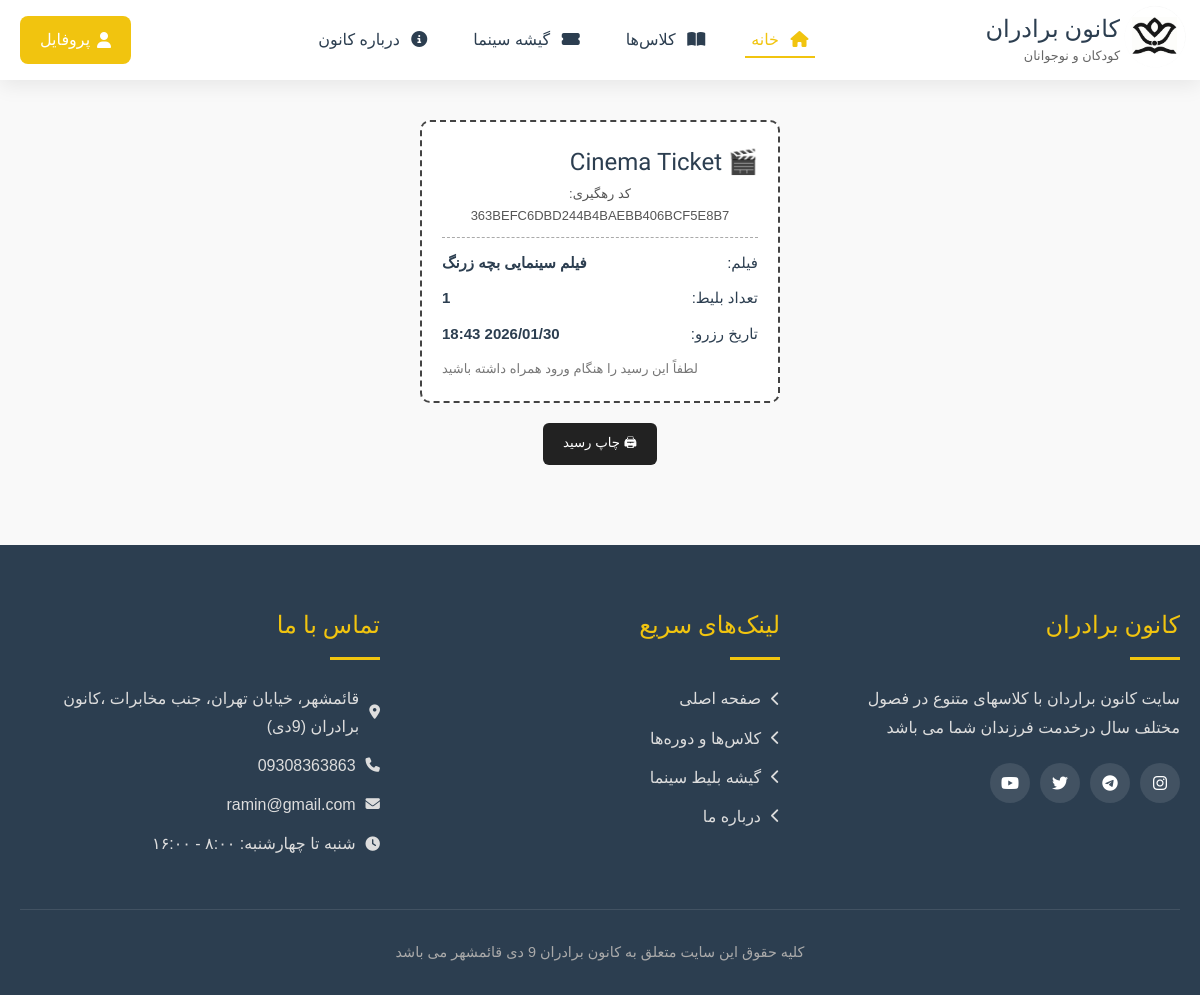
The app's page /cinema/reserve/receipt/363BEFC6DBD244B4BAEBB406BCF5E8B7/ (signed in) with its own data.
### site_module/models.py (models this page shows, shortened)
class SiteSetting(models.Model):
    site_name = models.CharField(max_length=200, verbose_name='نام سایت')
    site_url = models.CharField(max_length=200, verbose_name='دامنه سایت')
    address = models.CharField(max_length=200, verbose_name='آدرس')
    phone = models.CharField(max_length=200, null=True, blank=True, verbose_name='تلفن')
    fax = models.CharField(max_length=200, null=True, blank=True, verbose_name='فکس')
    email = models.CharField(max_length=200, null=True, blank=True, verbose_name='ایمیل')
    copy_right = models.TextField(verbose_name='متن کپی رایت سایت')
    about_us_text = models.TextField(verbose_name='متن درباره ما سایت')
    site_logo = models.ImageField(upload_to='media', verbose_name='لوگو سایت')
    is_main_setting = models.BooleanField(verbose_name='تنظیمات اصلی')
    class Meta:
        verbose_name = 'تنظیمات سایت'
        verbose_name_plural = 'تنظیمات'

### cinema/models.py (models this page shows, shortened)
class MovieReserve(models.Model):
    user = models.ForeignKey(account.models.user, on_delete=models.CASCADE, verbose_name='کاربر')
    movie = models.ForeignKey(movie, on_delete=models.CASCADE, related_name='reservations', verbose_name='فیلم')
    show_time = models.ForeignKey(ShowTime,blank=True,null=True, on_delete=models.CASCADE, related_name='reservations')
    seats = models.CharField(max_length=200, blank=True,null=True, verbose_name='شماره صندلی‌ها')
    tracking_code = models.CharField(max_length=36,null=True,unique=True,editable=False,verbose_name='کد رهگیری')
    count = models.PositiveIntegerField(default=1, verbose_name='تعداد بلیط')
    created_at = models.DateTimeField(auto_now_add=True, verbose_name='تاریخ رزرو')
    is_confirmed = models.BooleanField(default=False, verbose_name='رزرو تایید شده')
    class Meta:
        verbose_name = 'رزرو فیلم'
        verbose_name_plural = 'رزروها'

class movie(models.Model):
    title= models.CharField(max_length=300,blank=True,null=True,verbose_name='عنوان فیلم')
    day = models.CharField(max_length=300,blank=True,null=True,verbose_name='روز اکران')
    movie_time = models.CharField(max_length=300,blank=True,null=True,verbose_name='مدت زمان')
    start = models.TimeField(blank=True,null=True,verbose_name='ساعت شروع سانس')
    seats_left = models.PositiveIntegerField(blank=True, null=True, verbose_name='تعداد صندلی سمت چپ')
    seats_right = models.PositiveIntegerField(blank=True, null=True, verbose_name='تعداد صندلی سمت راست')
    capacity = models.PositiveIntegerField(blank=True, null=True, verbose_name='ظرفیت')
    remaining_capacity = models.PositiveIntegerField(blank=True, null=True, verbose_name='ظرفیت باقی‌مانده')
    max_ticket_per_user = models.PositiveIntegerField(default=4,verbose_name='حداکپر رزرو برای هر نفر')
    remaining_per_user = models.PositiveIntegerField(default=4, verbose_name='ظرفیت باقی‌مانده برای هر نفر')
    poster = models.ImageField(upload_to='',blank=True,null=True,verbose_name='پوستر فیلم')
    is_active= models.BooleanField(default=False,verbose_name='فعال/غیرفعال')
    short_desc = models.CharField(max_length=300,blank=True,null=True,verbose_name='توضیحات کوتاه')
    description= models.CharField(max_length=500, blank=True,null=True,verbose_name='توضیحات')
    slug = models.SlugField(default="", blank=True, db_index=True)
    class Meta:
        verbose_name = 'فیلم'
        verbose_name_plural = 'فیلم ها'

### cinema/views.py (the view)
class ReserveReceiptView(LoginRequiredMixin, View):
    def get(self, request, tracking_code):
        reserve = get_object_or_404(
            MovieReserve,
            tracking_code=tracking_code,
            user=request.user
        )
        return render(request, 'cinema/receipt.html', {
            'reserve': reserve
        })

### site_module/context_proccesor.py (called while the page is built)
def site_settings(request):
    setting = SiteSetting.objects.filter(is_main_setting=True).first()
    return {'site_setting': setting}

### cinema/templates/cinema/receipt.html (shortened to what this page needs)
{% extends 'base.html' %}
{% block page_content %}
<div class="ticket-container">
    <div class="ticket">
        <div class="ticket-header">
            <h2>🎬 Cinema Ticket</h2>
            <span class="tracking">کد رهگیری: {{ reserve.tracking_code }}</span>
        </div>
        <div class="ticket-body">
            <div class="row">
                <span>فیلم:</span>
                <strong>{{ reserve.movie.title }}</strong>
            </div>
            <div class="row">
                <span>تعداد بلیط:</span>
                <strong>{{ reserve.count }}</strong>
            </div>
            <div class="row">
                <span>تاریخ رزرو:</span>
                <strong>{{ reserve.created_at|date:"Y/m/d H:i" }}</strong>
            </div>
        </div>
        <div class="ticket-footer">
            <p>لطفاً این رسید را هنگام ورود همراه داشته باشید</p>
        </div>
    </div>
    <button onclick="window.print()" class="print-btn">🖨 چاپ رسید</button>
</div>
{% endblock %}

### templates/base.html (shortened to what this page needs)
{% load static %}
<!DOCTYPE html>
<html lang="fa" dir="rtl">
<head>
    <link rel="stylesheet" href="https://cdnjs.cloudflare.com/ajax/libs/font-awesome/6.4.0/css/all.min.css">
    <link rel="stylesheet" href="{% static 'css/style.css' %}">
    <link rel="stylesheet" href="{% static 'css/resid.css' %}">
    <link rel="stylesheet" href="{% static 'css/reserv.css' %}">
    <link rel="stylesheet" href="{% static 'css/profile_reserv.css' %}">
    <link rel="stylesheet" href="{% static 'css/profile_class.css' %}">
    <link rel="stylesheet" href="https://cdn.jsdelivr.net/gh/rastikerdar/vazirmatn@v33.003/Vazirmatn-font-face.css">
</head>
<body>
    <header>
        <div class="header-container">
            <a href="{% url 'home_page' %}" class="logo" onclick="showPage('home'); return false;">
                <div class="logo-icon">
                    <img src="{{ site_setting.site_logo.url }}" class="logo-img">
                </div>
                <div class="logo-text">
                    <h1>کانون برادران</h1>
                    <span>کودکان و نوجوانان</span>
                </div>
            </a>
            <nav>
                <ul class="nav-links" id="navLinks">
                    <li><a href="{% url 'home_page' %}" class="active"><i class="fas fa-home"></i> خانه</a></li>
                    <li><a href="{% url 'product_page' %}"><i class="fas fa-book-open"></i> کلاس‌ها</a></li>
                    <li><a href="{% url 'movie_list' %}"><i class="fas fa-ticket-alt"></i> گیشه سینما</a></li>
                    <li><a href="{% url 'about_page' %}"><i class="fas fa-info-circle"></i> درباره کانون</a></li>
                </ul>
            </nav>
            <div class="user-menu">
                {% if request.user.is_authenticated %}
                  <a href="{% url 'profile_page' %}" class="register-btn" id="registerBtn" ><i class="fas fa-user"></i> پروفایل</a>
                {% else %}
                    <a href="{% url 'login_page' %}" class="login-btn"><i class="fas fa-sign-in-alt"></i> ورود</a>
                    <a href="{% url 'register_page' %}" class="register-btn" id="registerBtn"><i class="fas fa-user-plus"></i> ثبت‌نام</a>
                {% endif %}
            </div>
        </div>
    </header>
    <main>
        {% block page_content %}
        {% endblock %}
    </main>
    <footer>
        <div class="footer-content">
            <div class="footer-section">
                <h3>{{ site_setting.site_name }}</h3>
                <p>{{ site_setting.about_us_text }}</p>
                <div class="social-links">
                    <a href="#"><i class="fab fa-instagram"></i></a>
                    <a href="#"><i class="fab fa-telegram"></i></a>
                    <a href="#"><i class="fab fa-twitter"></i></a>
                    <a href="#"><i class="fab fa-youtube"></i></a>
                </div>
            </div>
            <div class="footer-section">
                <h3>لینک‌های سریع</h3>
                <ul class="footer-links">
                    <li><a href="{% url 'home_page' %}"><i class="fas fa-chevron-left"></i> صفحه اصلی</a></li>
                    <li><a href="{% url 'product_page' %}"><i class="fas fa-chevron-left"></i> کلاس‌ها و دوره‌ها</a></li>
                    <li><a href="{% url 'movie_list' %}"><i class="fas fa-chevron-left"></i> گیشه بلیط سینما</a></li>
                    <li><a href="{% url 'about_page' %}"><i class="fas fa-chevron-left"></i> درباره ما</a></li>
                </ul>
            </div>
            <div class="footer-section">
                <h3>تماس با ما</h3>
                <ul class="footer-links">
                    <li><a href="#"><i class="fas fa-map-marker-alt"></i> {{ site_setting.address }}</a></li>
                    <li><a href="tel:+982188965432"><i class="fas fa-phone"></i> {{site_setting.phone}}</a></li>
                    <li><a href="mailto:info@kanoonparvaresh.com"><i class="fas fa-envelope"></i>
                        {{ site_setting.email}}</a></li>
                    <li><a href="#"><i class="fas fa-clock"></i> شنبه تا چهارشنبه: ۸:۰۰ - ۱۶:۰۰</a></li>
                </ul>
            </div>
        </div>
        <div class="copyright">
            <p>{{ site_setting.copy_right }}</p>
        </div>
    </footer>
</body>
</html>

### static/css/style.css (style rules this page uses)
* { margin: 0; padding: 0; box-sizing: border-box; }
:root { --primary-color: #2c3e50; --secondary-color: #f1c40f; --accent-color: #3498db; --light-color: #f9f9f9; --dark-color: #2c3e50; --success-color: #2ecc71; --warning-color: #e74c3c; --shadow: 0 10px 30px rgba(0, 0, 0, 0.1); --transition: all 0.3s ease; --border-radius: 12px; --font-primary: 'Vazirmatn', sans-serif; --font-heading: 'Lalezar', cursive; }
body { font-family: var(--font-primary); background-color: var(--light-color); color: var(--dark-color); line-height: 1.7; padding-top: 80px; overflow-x: hidden; }
h1, h2, h3, h4, h5, h6 { font-family: var(--font-heading); font-weight: normal; }
header { background-color: white; box-shadow: 0 5px 20px rgba(0, 0, 0, 0.08); position: fixed; top: 0; width: 100%; z-index: 1000; transition: var(--transition); }
.header-container { display: flex; justify-content: space-between; align-items: center; padding: 0 20px; max-width: 1400px; margin: 0 auto; height: 80px; }
.logo { display: flex; align-items: center; text-decoration: none; color: var(--primary-color); }
.logo-icon { width: 50px; height: 50px; border-radius: 50%; display: flex; align-items: center; justify-content: center; margin-left: 10px; }
.logo-text h1 { font-size: 1.5rem; line-height: 1.3; direction: rtl; unicode-bidi: plaintext; }
.logo-text span { display: block; font-size: 0.8rem; font-family: var(--font-primary); color: #666; direction: rtl; unicode-bidi: plaintext; }
nav { display: flex; align-items: center; }
.nav-links { display: flex; list-style: none; }
.nav-links li { margin: 0 8px; }
.nav-links li a { color: var(--primary-color); text-decoration: none; font-weight: 500; padding: 10px 15px; border-radius: 8px; transition: var(--transition); position: relative; overflow: hidden; }
.nav-links li a:hover, .nav-links li a.active { color: var(--secondary-color); }
.nav-links li a::after { content: ''; position: absolute; bottom: 0; right: 50%; width: 0; height: 2px; background-color: var(--secondary-color); transition: var(--transition); }
.nav-links li a:hover::after, .nav-links li a.active::after { width: 80%; right: 10%; }
.user-menu { display: flex; align-items: center; }
.user-menu a { color: white; text-decoration: none; margin-right: 10px; padding: 10px 20px; border-radius: 8px; font-weight: 500; transition: var(--transition); display: flex; align-items: center; }
.register-btn { background-color: var(--secondary-color); color: var(--primary-color); }
main { max-width: 1400px; margin: 20px auto; padding: 0 20px; }
.fas { margin-left: 7px; }
footer { background-color: var(--primary-color); color: white; padding: 60px 20px 30px; margin-top: 80px; }
.footer-content { max-width: 1400px; margin: 0 auto; display: grid; grid-template-columns: repeat(auto-fit, minmax(280px, 1fr)); gap: 40px; }
.footer-section h3 { color: var(--secondary-color); margin-bottom: 25px; font-size: 1.5rem; position: relative; padding-bottom: 15px; }
.footer-section h3::after { content: ''; position: absolute; bottom: 0; right: 0; width: 50px; height: 3px; background-color: var(--secondary-color); }
.footer-section p { color: #ddd; line-height: 1.8; margin-bottom: 20px; }
.footer-links { list-style: none; }
.footer-links li { margin-bottom: 12px; }
.footer-links li a { color: #ddd; text-decoration: none; transition: var(--transition); display: flex; align-items: center; }
.footer-links li a i { margin-left: 10px; font-size: 0.9rem; }
.social-links { display: flex; margin-top: 20px; }
.social-links a { display: flex; align-items: center; justify-content: center; width: 40px; height: 40px; background-color: rgba(255, 255, 255, 0.1); border-radius: 50%; color: white; text-decoration: none; margin-left: 10px; transition: var(--transition); }
.copyright { text-align: center; padding-top: 30px; margin-top: 40px; border-top: 1px solid rgba(255, 255, 255, 0.1); color: #aaa; font-size: 0.9rem; }
.logo-icon { display: flex; align-items: center; justify-content: center; position: relative; }
.logo-icon { display: flex; align-items: center; justify-content: center; object-fit: cover; }
.logo-img { width: 60px; height: 60px; object-fit: cover; }
@media (min-width: 1200px) { .logo-img { width: 80px; height: 80px; } }

### static/css/profile_reserv.css (style rules this page uses)
.ticket-header { display: flex; justify-content: space-between; flex-wrap: wrap; margin-bottom: 12px; }
.ticket-body div { margin-bottom: 6px; font-size: 15px; word-wrap: break-word; }
.ticket-footer { text-align: left; margin-top: 12px; }

### records on screen
SiteSetting: site_logo (picture), site_name "کانون برادران", about_us_text "سایت کانون براردان با کلاسهای متنوع در فصول مختلف سال درخدمت فرزندان شما می باشد", address "قائمشهر، خیابان تهران، جنب مخابرات ،کانون برادران (9دی)", phone "09308363863", email "ramin@gmail.com", copy_right "کلیه حقوق این سایت متعلق به کانون برادران 9 دی قائمشهر می باشد"
MovieReserve: tracking_code "363BEFC6DBD244B4BAEBB406BCF5E8B7", movie "فیلم سینمایی بچه زرنگ", count "1", created_at "2026/01/30 18:43"
